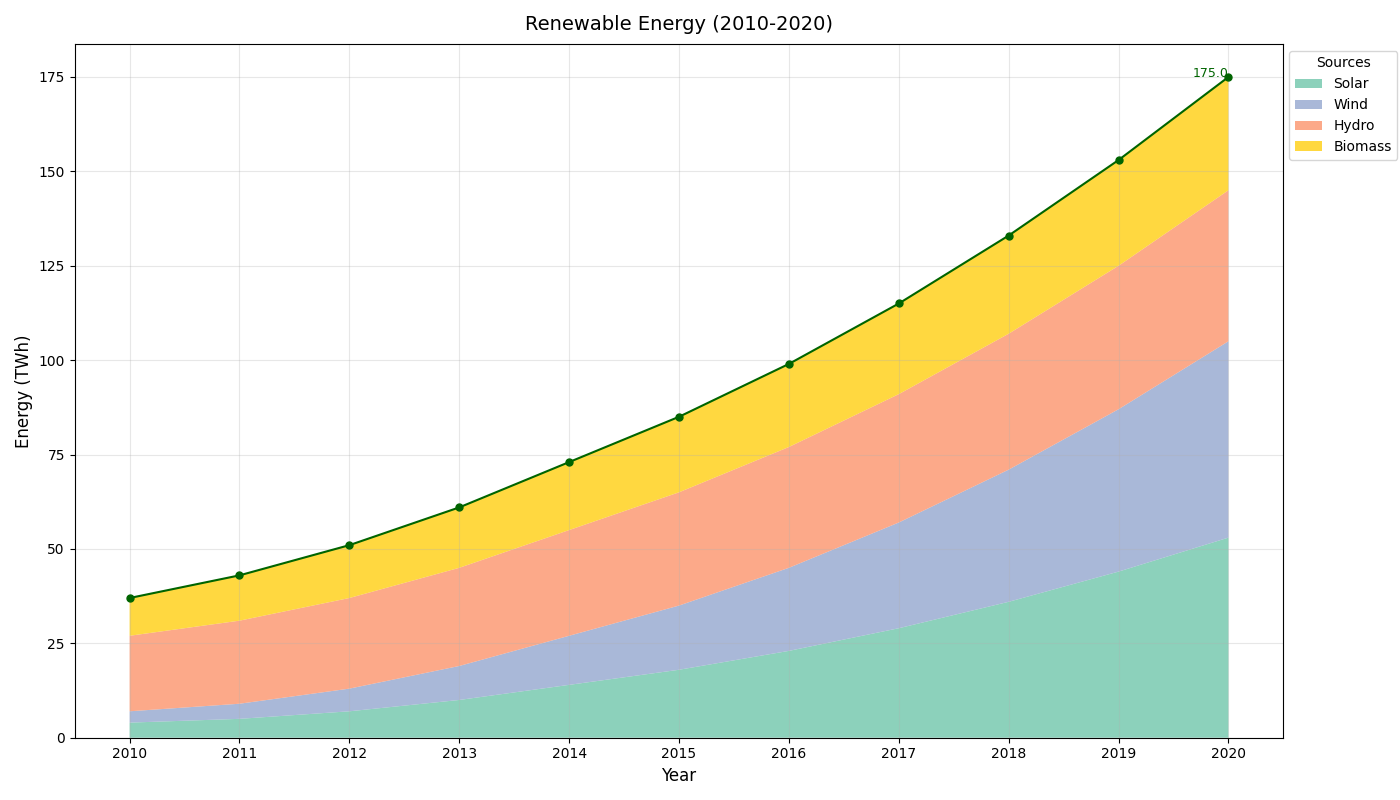

The script that drew this image:
import matplotlib.pyplot as plt
import numpy as np

years = np.arange(2010, 2021)

solar_energy = [4, 5, 7, 10, 14, 18, 23, 29, 36, 44, 53]
wind_energy = [3, 4, 6, 9, 13, 17, 22, 28, 35, 43, 52]
hydro_energy = [20, 22, 24, 26, 28, 30, 32, 34, 36, 38, 40]
biomass_energy = [10, 12, 14, 16, 18, 20, 22, 24, 26, 28, 30]

energy_consumption = np.vstack([solar_energy, wind_energy, hydro_energy, biomass_energy])

fig, ax = plt.subplots(figsize=(14, 8))

ax.stackplot(years, energy_consumption, labels=[
    'Solar', 'Wind', 'Hydro', 'Biomass'
], colors=['#66c2a5', '#8da0cb', '#fc8d62', '#ffcc00'], alpha=0.75)

ax.set_title('Renewable Energy (2010-2020)', fontsize=14, fontweight='normal', pad=10)
ax.set_xlabel('Year', fontsize=12)
ax.set_ylabel('Energy (TWh)', fontsize=12)

ax.legend(loc='upper right', bbox_to_anchor=(1.1, 1), title='Sources', fontsize=10)

ax.set_xticks(np.arange(2010, 2021, 1))

total_energy_consumption = np.sum(energy_consumption, axis=0)
ax.plot(years, total_energy_consumption, color='darkgreen', linewidth=1.5, linestyle='-', marker='o', markersize=5, label='Total')
ax.text(2020, total_energy_consumption[-1], f'{total_energy_consumption[-1]:.1f}', fontsize=9, color='darkgreen', ha='right')

ax.grid(True, linestyle='-', alpha=0.3)

plt.tight_layout()

plt.show()
